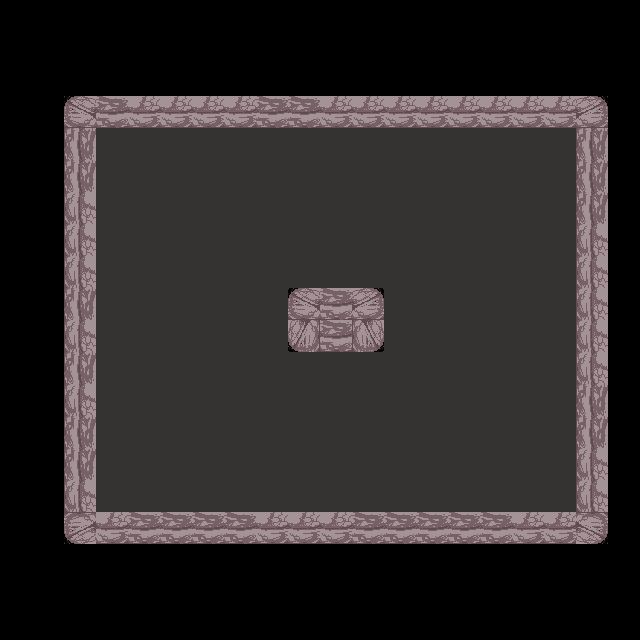

This is a level from a 2D game, rendered from its Tiled map with the project's own tilesets. A one-line summary and the complete map file follow:
An orthogonal 20x20 tile map with 32x32 px tiles, 1 tile layer (Camada de Blocos 1), 2 tilesets and 2 objects.

<map version="1.10" tiledversion="1.11.2" orientation="orthogonal" renderorder="right-down" width="20" height="20" tilewidth="32" tileheight="32" infinite="0" nextlayerid="4" nextobjectid="13">
 <tileset firstgid="1" source="avenue_tileset.tsx" />
 <tileset firstgid="5" source="Lightbar_tile.tsx" />
 <layer id="1" name="Camada de Blocos 1" width="20" height="20">
  <data encoding="csv">
0,0,0,0,0,0,0,0,0,0,0,0,0,0,0,0,0,0,0,0,
0,0,0,0,0,0,0,0,0,0,0,0,0,0,0,0,0,0,0,0,
0,0,0,0,0,0,0,0,0,0,0,0,0,0,0,0,0,0,0,0,
0,0,2147483652,2,3,3,3,3,2,2,3,3,3,3,3,3,3,3,4,0,
0,0,2684354562,1,1,1,1,1,1,1,1,1,1,1,1,1,1,1,2684354562,0,
0,0,2684354562,1,1,1,1,1,1,1,1,1,1,1,1,1,1,1,2684354562,0,
0,0,2684354563,1,1,1,1,1,1,1,1,1,1,1,1,1,1,1,2684354562,0,
0,0,2684354563,1,1,1,1,1,1,1,1,1,1,1,1,1,1,1,2684354563,0,
0,0,2684354563,1,1,1,1,1,1,1,1,1,1,1,1,1,1,1,2684354563,0,
0,0,2684354562,1,1,1,1,1,1,2147483652,2,4,1,1,1,1,1,1,2684354563,0,
0,0,2684354563,1,1,1,1,1,1,536870916,2,2684354564,1,1,1,1,1,1,2684354563,0,
0,0,2684354562,1,1,1,1,1,1,1,1,1,1,1,1,1,1,1,2684354563,0,
0,0,2684354563,1,1,1,1,1,1,1,1,1,1,1,1,1,1,1,2684354562,0,
0,0,2684354562,1,1,1,1,1,1,1,1,1,1,1,1,1,1,1,2684354562,0,
0,0,2684354562,1,1,1,1,1,1,1,1,1,1,1,1,1,1,1,2684354563,0,
0,0,2684354563,1,1,1,1,1,1,1,1,1,1,1,1,1,1,1,2684354563,0,
0,0,3221225476,3,2,2,2,2,3,3,3,2,2,2,2,2,3,3,1073741828,0,
0,0,0,0,0,0,0,0,0,0,0,0,0,0,0,0,0,0,0,0,
0,0,0,0,0,0,0,0,0,0,0,0,0,0,0,0,0,0,0,0,
0,0,0,0,0,0,0,0,0,0,0,0,0,0,0,0,0,0,0,0
</data>
 </layer>
 <objectgroup id="2" name="Colisão" locked="1">
  <object id="1" gid="3" x="320" y="320" width="32" height="32" />
  <object id="2" gid="5" x="320" y="320" width="20" height="64" />
 </objectgroup>
</map>